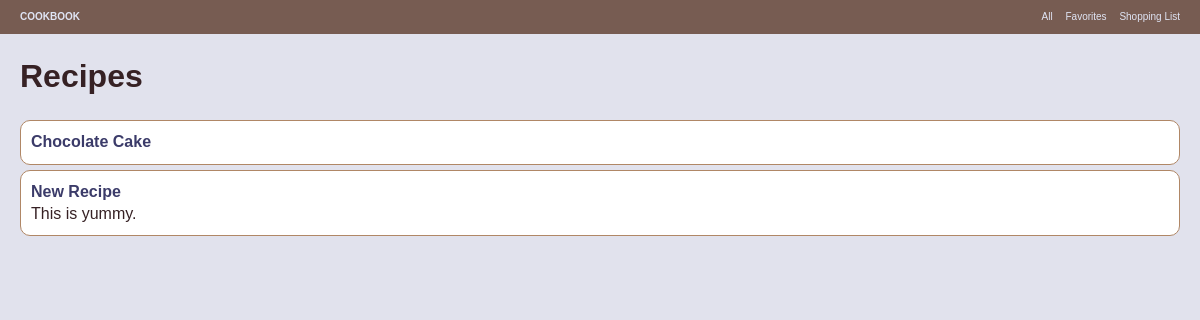
The app's page /, older data.
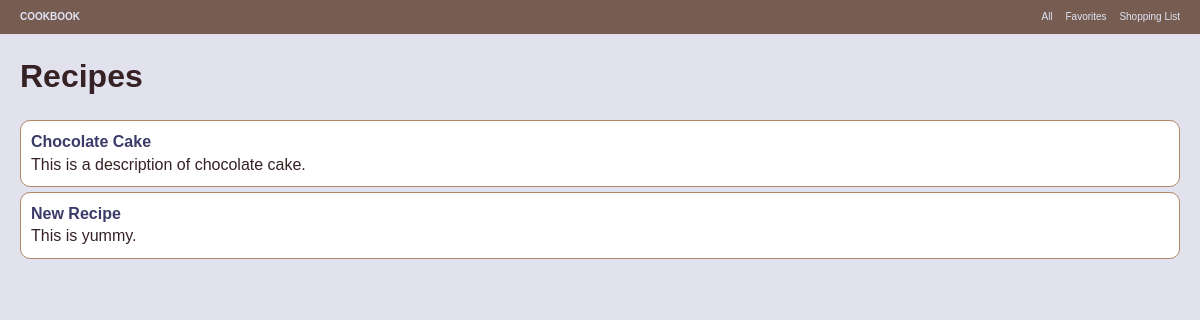
The same page, newer data.
### cookbook/models.py (models this page shows, shortened)
class Recipe(models.Model):
    title = models.CharField(max_length=200)
    description = models.TextField(null=True, blank=True)
    slug = models.SlugField()
    favorite_by = models.ManyToManyField(User, blank=True)
    recipe_tags = models.ManyToManyField(RecipeTag, blank=True)

### cookbook/views.py (the view)
# urls.py: url(r'^$', 'cookbook.views.index'),
def index(request):
    all_recipes = Recipe.objects.all()
    user = request.user
    return render_to_response('recipes/index.html', {'all_recipes': all_recipes, 'user': user})

### templates/recipes/index.html (shortened to what this page needs)
{% extends "base.html" %}
{% block main_content %}
<h1>Recipes</h1>
<ul class="recipes">
{% for r in all_recipes %}
  <li><strong><a href="/recipes/{{ r.slug }}/" title="{{ r.title }}">{{ r.title }}</a></strong>
  <br>
  {{ r.description }}</li>
{% endfor %}
</ul>
{% endblock %}

Row changes from the older to the newer data that the page shows:
changed Recipe "Chocolate Cake": description (not shown) → "This is a description of chocolate cake."
